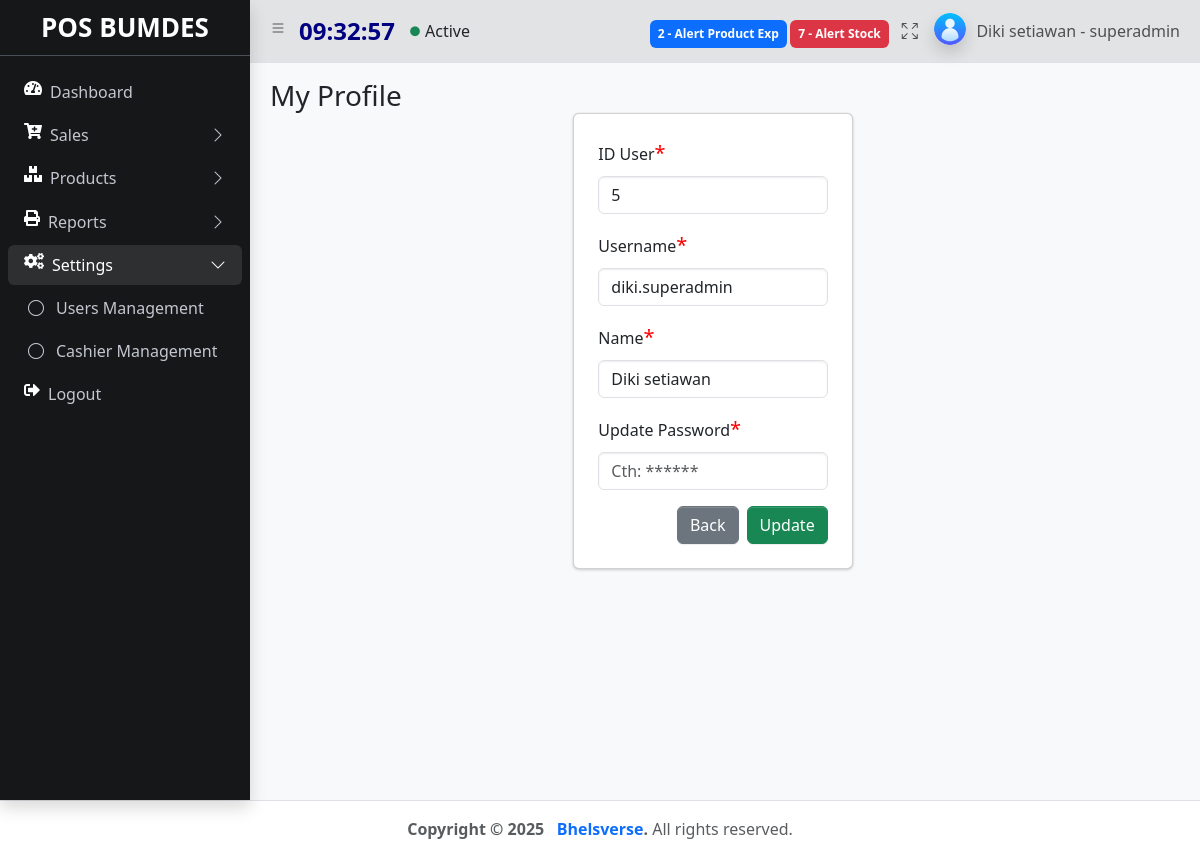
The page /index.php?&module=users&action=changePassword&id_user=5 (signed in) on the database its author committed.
### tables this page shows
CREATE TABLE `users` (
  `id_user` int(11) NOT NULL,
  `username` varchar(50) NOT NULL,
  `password` varchar(277) NOT NULL,
  `nama` varchar(50) NOT NULL,
  `role` varchar(10) NOT NULL,
  `create_at` timestamp NOT NULL DEFAULT current_timestamp(),
  `update_at` timestamp NOT NULL DEFAULT current_timestamp()
);

### module/users/changepassword.php (the view, shortened to what this page needs)
<?php
    $id_user =isset($_GET['id_user']) ? $_GET['id_user'] : false;
    $id="";
    $username ="";
    $nama ="";
    if($id_user){
        $sql = "SELECT id_user, username, nama FROM users WHERE id_user='$id_user'";
        $query = mysqli_query($koneksi, $sql);
        $item = mysqli_fetch_array($query);
        $id = $item['id_user'];
        $username = $item['username'];
        $nama = $item['nama'];
    }
?>
   <main class="app-main">
        <div class="app-content-header">
          <div class="container-fluid">
            <div class="row">
              <div class="col-sm-6"><h3 class="mb-0">My Profile </h3></div>
            </div>
          <div class="row ">
            <div class="row justify-content-center">
              <div class="col-4">
                <div class="card p-4 align-item-center">
                <form action="<?php echo BASE_URL . "module/users/action.php"; ?>" method="POST" enctype="multipart/form-data">
                    <div class="mb-3" >
                      <label for="id_user" class="form-label">ID User<span style="color: red; font-size:20px">*</span></label>
                      <input type="text" class="form-control" id="id_user" name="id_user" aria-describedby="id_user" placeholder="Cth: John do" value='<?= $id ?>' readonly autofocus>
                    </div>
                    <div class="mb-3">
                      <label for="username" class="form-label">Username<span style="color: red; font-size:20px">*</span></label>
                      <input type="text" class="form-control" id="username" name="username" aria-describedby="username" placeholder="Cth: John do" value='<?= $username ?>'>
                    </div>
                    <div class="mb-3">
                      <label for="nama" class="form-label">Name<span style="color: red; font-size:20px">*</span></label>
                      <input type="text" class="form-control" id="nama" name="nama" aria-describedby="nama" placeholder="Cth: John do" value='<?= $nama ?>' autofocus>
                    </div>
                    <div class="mb-3">
                      <label for="password" class="form-label">Update Password<span style="color: red; font-size:20px">*</span></label>
                      <input type="password" class="form-control" id="password"  name="password" aria-describedby="password" placeholder="Cth: ******"  required >
                    </div>
                    <div class="modal-footer">
                    <a href="<?= BASE_URL . "index.php?module=dashboard&action=index" ?>" class="btn btn-secondary me-2">Back</a>
                    <button type="submit" name="button" value="updatepassword" class="btn btn-success">Update</button>
                  </div>
                  </form>
                  </div>
                </div>
                </div>
              </div>
            </div>
          </div>
        </div>

### rows shown on the page
users: id_user "5", username "diki.superadmin", nama "Diki setiawan"

### other values the page prints
$notifalertexp "2"
$notifalert "7"
$nama "Diki setiawan"
$role "superadmin"
